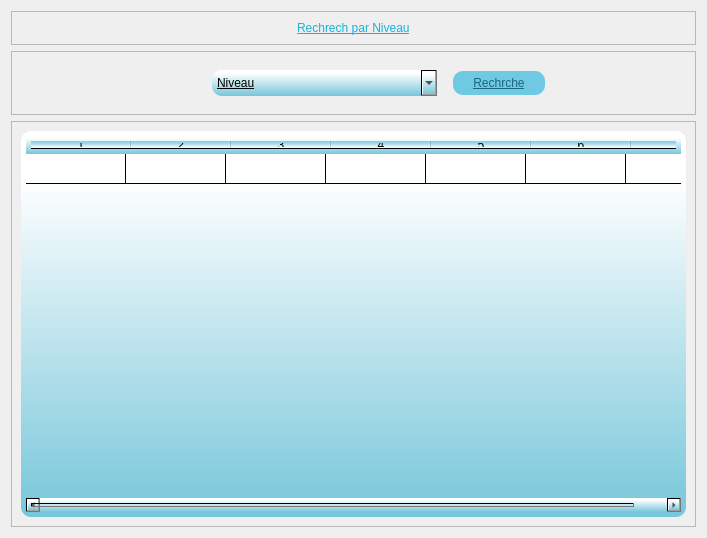
<?xml version="1.0" encoding="UTF-8"?>
<ui version="4.0">
 <class>Dialog</class>
 <widget class="QDialog" name="Dialog">
  <property name="geometry">
   <rect>
    <x>0</x>
    <y>0</y>
    <width>707</width>
    <height>538</height>
   </rect>
  </property>
  <property name="windowTitle">
   <string>Dialog</string>
  </property>
  <property name="styleSheet">
   <string notr="true">background-image: url(b.png);</string>
  </property>
  <layout class="QVBoxLayout" name="verticalLayout">
   <item>
    <widget class="QFrame" name="frame">
     <property name="frameShape">
      <enum>QFrame::StyledPanel</enum>
     </property>
     <property name="frameShadow">
      <enum>QFrame::Raised</enum>
     </property>
     <layout class="QHBoxLayout" name="horizontalLayout">
      <item alignment="Qt::AlignHCenter">
       <widget class="QLabel" name="label">
        <property name="styleSheet">
         <string notr="true">font: 18pt &quot;Bauhaus 93&quot;;
text-decoration: underline;
color: qlineargradient(spread:pad, x1:1, y1:1, x2:1, y2:0.12, stop:0 rgba(22, 179, 218, 255), stop:1 rgba(255, 255, 255, 255));</string>
        </property>
        <property name="text">
         <string>Rechrech par Niveau</string>
        </property>
       </widget>
      </item>
     </layout>
    </widget>
   </item>
   <item>
    <widget class="QFrame" name="frame_2">
     <property name="frameShape">
      <enum>QFrame::StyledPanel</enum>
     </property>
     <property name="frameShadow">
      <enum>QFrame::Raised</enum>
     </property>
     <layout class="QHBoxLayout" name="horizontalLayout_2" stretch="2,1">
      <property name="leftMargin">
       <number>200</number>
      </property>
      <property name="rightMargin">
       <number>140</number>
      </property>
      <item>
       <widget class="QComboBox" name="comboBox_2">
        <property name="styleSheet">
         <string notr="true">font: bold 12px/25px Arial, sans-serif;  
border-radius: 10px;
color: rgb(0, 0, 0);
background-color: qlineargradient(spread:pad, x1:1, y1:1, x2:1, y2:0.12, stop:0 rgba(118, 198, 218, 255), stop:1 rgba(255, 255, 255, 255));
padding:5;
font: 11pt &quot;Malgun Gothic&quot;;
text-decoration: underline;</string>
        </property>
        <property name="placeholderText">
         <string>Niveau</string>
        </property>
        <item>
         <property name="text">
          <string/>
         </property>
        </item>
        <item>
         <property name="text">
          <string>1</string>
         </property>
        </item>
        <item>
         <property name="text">
          <string>2</string>
         </property>
        </item>
        <item>
         <property name="text">
          <string>3</string>
         </property>
        </item>
       </widget>
      </item>
      <item>
       <widget class="QPushButton" name="pushButton">
        <property name="cursor">
         <cursorShape>PointingHandCursor</cursorShape>
        </property>
        <property name="styleSheet">
         <string notr="true">  margin: 10px;
font: bold 12px/25px Arial, sans-serif;  
border-radius: 10px;
color: #19667d;
background: #70c9e3;
padding:5;
font: 14pt &quot;Impact&quot;;
text-decoration: underline;</string>
        </property>
        <property name="text">
         <string>Rechrche</string>
        </property>
       </widget>
      </item>
     </layout>
    </widget>
   </item>
   <item>
    <widget class="QFrame" name="frame_3">
     <property name="frameShape">
      <enum>QFrame::StyledPanel</enum>
     </property>
     <property name="frameShadow">
      <enum>QFrame::Raised</enum>
     </property>
     <layout class="QHBoxLayout" name="horizontalLayout_3">
      <item>
       <widget class="QTableWidget" name="tableWidget">
        <property name="styleSheet">
         <string notr="true">font: bold 12px/25px Arial, sans-serif;  
border-radius: 10px;
color: rgb(0, 0, 0);

background-color: qlineargradient(spread:pad, x1:1, y1:1, x2:1, y2:0.12, stop:0 rgba(118, 198, 218, 255), stop:1 rgba(255, 255, 255, 255));

padding:5;
font: 11pt &quot;Malgun Gothic&quot;;
text-decoration: underline;</string>
        </property>
        <property name="verticalScrollMode">
         <enum>QAbstractItemView::ScrollPerPixel</enum>
        </property>
        <property name="horizontalScrollMode">
         <enum>QAbstractItemView::ScrollPerPixel</enum>
        </property>
        <property name="rowCount">
         <number>1</number>
        </property>
        <property name="columnCount">
         <number>7</number>
        </property>
        <attribute name="verticalHeaderVisible">
         <bool>false</bool>
        </attribute>
        <row/>
        <column/>
        <column/>
        <column/>
        <column/>
        <column/>
        <column/>
        <column/>
        <item row="0" column="0">
         <property name="text">
          <string/>
         </property>
        </item>
       </widget>
      </item>
     </layout>
    </widget>
   </item>
  </layout>
 </widget>
 <resources>
  <include location="../../../images/test.qrc"/>
 </resources>
 <connections/>
</ui>
